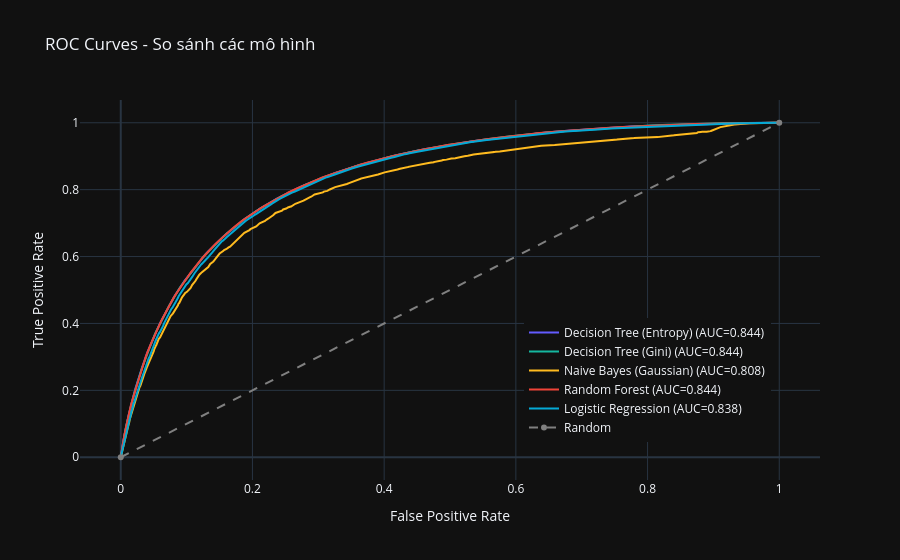

The code cell stored with this chart in its notebook:
### Code cell
# ROC Curves
fig = go.Figure()

colors = ['#635BFF', '#15b79f', '#ffbb1f', '#f04438', '#04aad6']

for (name, model), color in zip(trained_models.items(), colors):
    if hasattr(model, 'predict_proba'):
        y_prob = model.predict_proba(X_test)[:, 1]
        fpr, tpr, _ = roc_curve(y_test, y_prob)
        auc = roc_auc_score(y_test, y_prob)
        fig.add_trace(go.Scatter(x=fpr, y=tpr, name=f'{name} (AUC={auc:.3f})',
                                 line=dict(color=color, width=2)))

# Đường chéo (random classifier)
fig.add_trace(go.Scatter(x=[0, 1], y=[0, 1], name='Random',
                         line=dict(color='gray', dash='dash')))

fig.update_layout(
    title='ROC Curves - So sánh các mô hình',
    xaxis_title='False Positive Rate',
    yaxis_title='True Positive Rate',
    template='plotly_dark',
    legend=dict(x=0.6, y=0.1)
)
fig.show()

### Figure 1 — Plotly figure (JSON) as saved in the notebook; plotly's stock layout.template omitted (floating-point values rounded to 4 significant figures; data arrays with more than 128 entries replaced by an {"elided": "..."} marker saying what was removed)
{"data": [{"line": {"color": "#635BFF", "width": 2}, "name": "Decision Tree (Entropy) (AUC=0.844)", "type": "scatter", "x": {"elided": "869 float values"}, "y": {"elided": "869 float values"}}, {"line": {"color": "#15b79f", "width": 2}, "name": "Decision Tree (Gini) (AUC=0.844)", "type": "scatter", "x": {"elided": "803 float values"}, "y": {"elided": "803 float values"}}, {"line": {"color": "#ffbb1f", "width": 2}, "name": "Naive Bayes (Gaussian) (AUC=0.808)", "type": "scatter", "x": {"elided": "1087 float values"}, "y": {"elided": "1087 float values"}}, {"line": {"color": "#f04438", "width": 2}, "name": "Random Forest (AUC=0.844)", "type": "scatter", "x": {"elided": "1087 float values"}, "y": {"elided": "1087 float values"}}, {"line": {"color": "#04aad6", "width": 2}, "name": "Logistic Regression (AUC=0.838)", "type": "scatter", "x": {"elided": "1088 float values"}, "y": {"elided": "1088 float values"}}, {"line": {"color": "gray", "dash": "dash"}, "name": "Random", "type": "scatter", "x": [0, 1], "y": [0, 1]}], "layout": {"legend": {"x": 0.6, "y": 0.1}, "title": {"text": "ROC Curves - So sánh các mô hình"}, "xaxis": {"title": {"text": "False Positive Rate"}}, "yaxis": {"title": {"text": "True Positive Rate"}}}}
